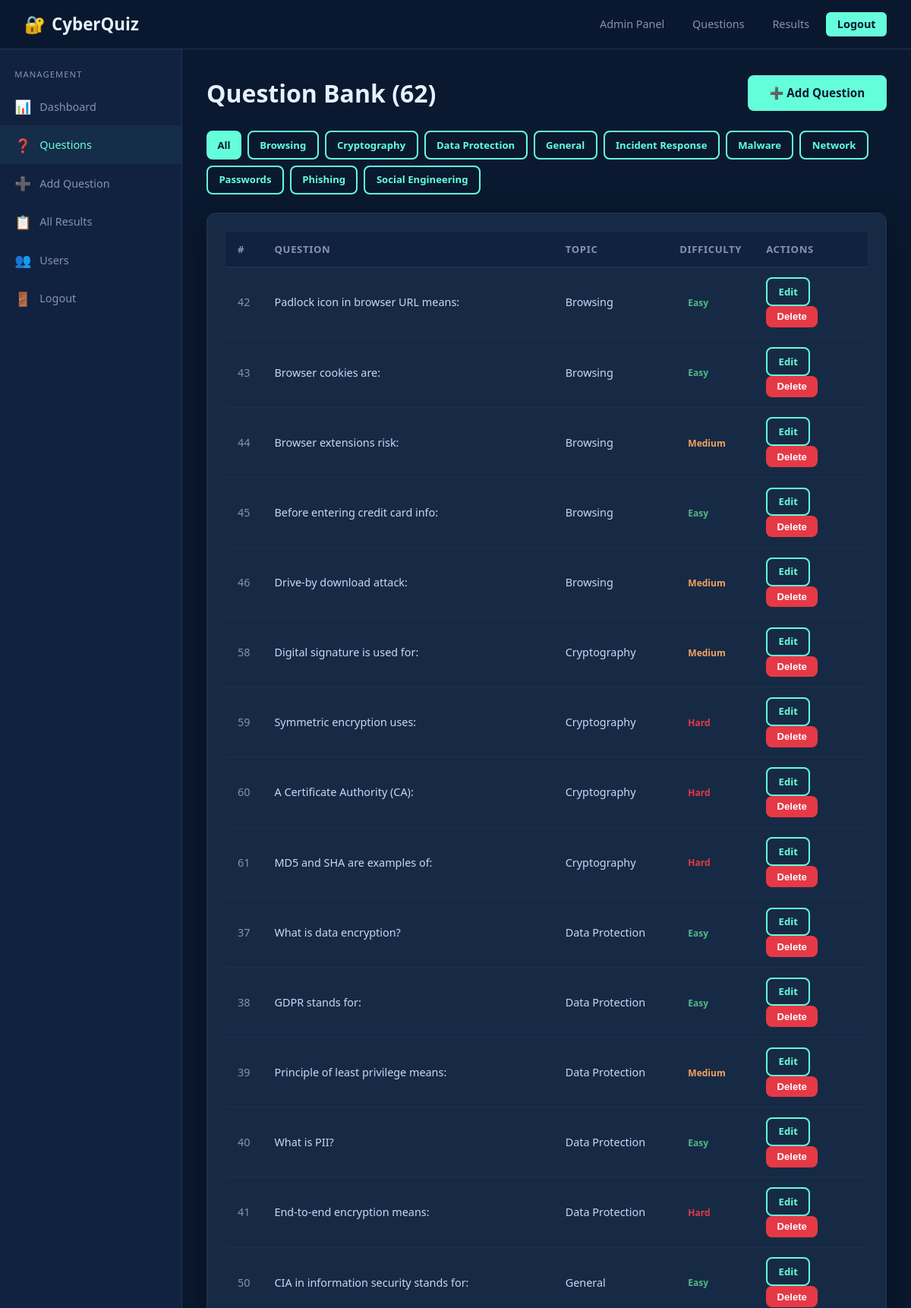
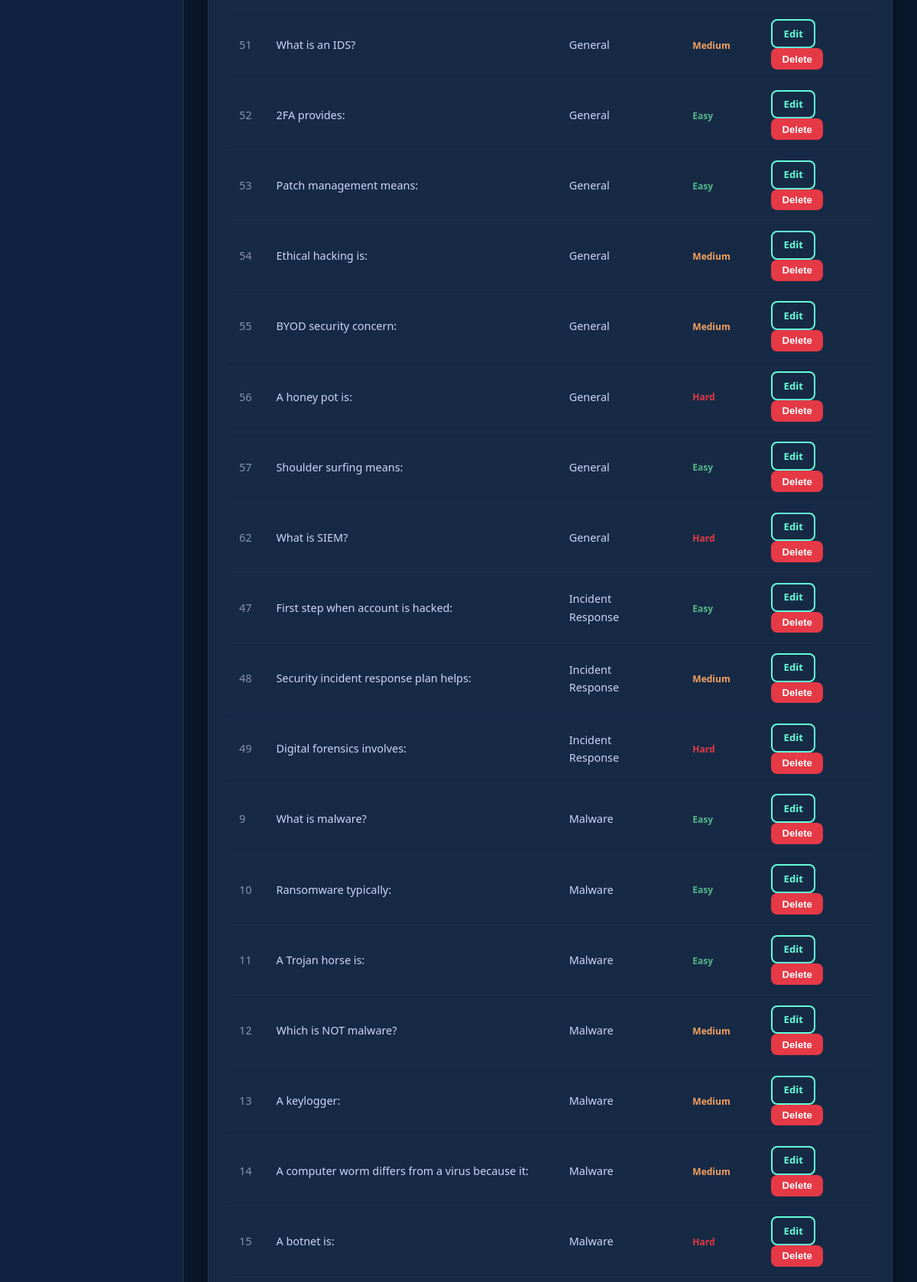
/admin/questions (signed in, upper part), run on the app's committed database (2 pictures, top to bottom).
### tables this page shows
CREATE TABLE questions (
            question_id INTEGER PRIMARY KEY AUTOINCREMENT,
            question_text TEXT NOT NULL,
            option1 TEXT NOT NULL, option2 TEXT NOT NULL,
            option3 TEXT NOT NULL, option4 TEXT NOT NULL,
            correct_option INTEGER NOT NULL,
            topic TEXT NOT NULL,
            difficulty TEXT DEFAULT 'medium',
            created_at TIMESTAMP DEFAULT CURRENT_TIMESTAMP
        );

### app.py (the view)
@app.route('/admin/questions')
@admin_required
def admin_questions():
    topic_filter = request.args.get('topic','all')
    conn = get_db()
    if topic_filter == 'all':
        qs = conn.execute("SELECT * FROM questions ORDER BY topic,question_id").fetchall()
    else:
        qs = conn.execute("SELECT * FROM questions WHERE topic=? ORDER BY question_id",(topic_filter,)).fetchall()
    topics = conn.execute("SELECT DISTINCT topic FROM questions ORDER BY topic").fetchall()
    conn.close()
    return render_template('admin_questions.html', questions=qs, topics=topics, current_topic=topic_filter)

### app.py (called while the page is built)
def get_db():
    conn = sqlite3.connect(DB_PATH)
    conn.row_factory = sqlite3.Row
    return conn

def admin_required(f):
    @wraps(f)
    def decorated(*args, **kwargs):
        if 'user_id' not in session or session.get('role') != 'admin':
            flash('Admin access required.','danger')
            return redirect(url_for('dashboard'))
        return f(*args, **kwargs)
    return decorated

### templates/admin_questions.html (shortened to what this page needs)
{% extends "base.html" %}
{% block content %}
<div class="admin-layout">
  <div class="sidebar">
    <div class="sidebar-section">
      <div class="sidebar-title">Management</div>
      <a href="{{ url_for('admin_dashboard') }}"><span class="icon">📊</span> Dashboard</a>
      <a href="{{ url_for('admin_questions') }}" class="active"><span class="icon">❓</span> Questions</a>
      <a href="{{ url_for('admin_add_question') }}"><span class="icon">➕</span> Add Question</a>
      <a href="{{ url_for('admin_results') }}"><span class="icon">📋</span> All Results</a>
      <a href="{{ url_for('admin_users') }}"><span class="icon">👥</span> Users</a>
      <a href="{{ url_for('logout') }}"><span class="icon">🚪</span> Logout</a>
    </div>
  </div>
  <div class="admin-content">
    <div style="display:flex;justify-content:space-between;align-items:center;margin-bottom:1.5rem">
      <h1 style="color:var(--white)">Question Bank ({{ questions|length }})</h1>
      <a href="{{ url_for('admin_add_question') }}" class="btn btn-primary">➕ Add Question</a>
    </div>
    <div style="display:flex;gap:0.5rem;flex-wrap:wrap;margin-bottom:1.5rem">
      <a href="{{ url_for('admin_questions') }}" class="btn {{ 'btn-primary' if current_topic=='all' else 'btn-outline' }} btn-sm">All</a>
      {% for t in topics %}
      <a href="{{ url_for('admin_questions', topic=t.topic) }}" class="btn {{ 'btn-primary' if current_topic==t.topic else 'btn-outline' }} btn-sm" style="text-transform:capitalize">{{ t.topic.replace('_',' ') }}</a>
      {% endfor %}
    </div>
    <div class="card">
      <div class="table-wrap">
        <table>
          <thead><tr><th>#</th><th>Question</th><th>Topic</th><th>Difficulty</th><th>Actions</th></tr></thead>
          <tbody>
            {% for q in questions %}
            <tr>
              <td style="color:var(--text-light)">{{ q.question_id }}</td>
              <td>{{ q.question_text[:70] }}{% if q.question_text|length > 70 %}...{% endif %}</td>
              <td style="text-transform:capitalize">{{ q.topic.replace('_',' ') }}</td>
              <td><span class="q-badge diff-{{ q.difficulty }}">{{ q.difficulty }}</span></td>
              <td>
                <a href="{{ url_for('admin_edit_question', qid=q.question_id) }}" class="btn btn-outline btn-sm">Edit</a>
                <form method="POST" action="{{ url_for('admin_delete_question', qid=q.question_id) }}" style="display:inline"
                      onsubmit="return confirm('Delete this question?')">
                  <button type="submit" class="btn btn-danger btn-sm">Delete</button>
                </form>
              </td>
            </tr>
            {% endfor %}
          </tbody>
        </table>
      </div>
    </div>
  </div>
</div>
{% endblock %}

### static/css/style.css (style rules this page uses)
:root { --primary: #0a192f; --secondary: #112240; --accent: #64ffda; --accent2: #00b4d8; --danger: #e63946; --warning: #f4a261; --success: #52b788; --text: #ccd6f6; --text-light: #8892b0; --white: #e6f1ff; --card-bg: #172a45; --border: #233554; --shadow: 0 10px 40px rgba(0,0,0,0.4); --radius: 12px; --font: 'Segoe UI', system-ui, sans-serif; }
* { margin: 0; padding: 0; box-sizing: border-box; }
body { font-family: var(--font); background: var(--primary); color: var(--text); min-height: 100vh; line-height: 1.6; }
.btn { display: inline-flex; align-items: center; gap: 0.4rem; padding: 0.7rem 1.8rem; border-radius: 8px; font-size: 0.95rem; font-weight: 600; cursor: pointer; border: none; text-decoration: none; transition: all 0.2s; }
.btn-primary { background: var(--accent); color: var(--primary); }
.btn-outline { background: transparent; color: var(--accent); border: 2px solid var(--accent); }
.btn-danger { background: var(--danger); color: white; }
.btn-sm { padding: 0.4rem 0.9rem; font-size: 0.82rem; }
.card { background: var(--card-bg); border: 1px solid var(--border); border-radius: var(--radius); padding: 1.5rem; box-shadow: var(--shadow); transition: transform 0.2s; }
.q-badge { font-size: 0.75rem; padding: 0.2rem 0.7rem; border-radius: 20px; font-weight: 600; text-transform: capitalize; }
.table-wrap { overflow-x: auto; }
table { width: 100%; border-collapse: collapse; }
th { background: var(--secondary); color: var(--text-light); font-size: 0.82rem; text-transform: uppercase; letter-spacing: 0.05em; padding: 0.8rem 1rem; text-align: left; border-bottom: 1px solid var(--border); }
td { padding: 0.8rem 1rem; border-bottom: 1px solid rgba(35,53,84,0.5); font-size: 0.9rem; color: var(--text); }
.admin-layout { display: flex; min-height: calc(100vh - 65px); }
.sidebar { width: 240px; background: var(--secondary); border-right: 1px solid var(--border); padding: 1.5rem 0; flex-shrink: 0; }
.sidebar-section { margin-bottom: 2rem; }
.sidebar-title { font-size: 0.7rem; letter-spacing: 0.1em; text-transform: uppercase; color: var(--text-light); padding: 0 1.2rem; margin-bottom: 0.5rem; }
.sidebar a { display: flex; align-items: center; gap: 0.7rem; padding: 0.7rem 1.2rem; color: var(--text-light); text-decoration: none; font-size: 0.9rem; transition: all 0.2s; }
.sidebar a:hover, .sidebar a.active { color: var(--accent); background: rgba(100,255,218,0.05); }
.sidebar a .icon { font-size: 1.1rem; }
.admin-content { flex: 1; padding: 2rem; overflow-y: auto; }
.diff-easy { color: var(--success); }
.diff-medium { color: var(--warning); }
.diff-hard { color: var(--danger); }

### data on the page
questions: question_id "42", question_text "Padlock icon in browser URL means:", topic.replace "Browsing", difficulty "Easy"
questions: question_id "43", question_text "Browser cookies are:", topic.replace "Browsing", difficulty "Easy"
questions: question_id "44", question_text "Browser extensions risk:", topic.replace "Browsing", difficulty "Medium"
questions: question_id "45", question_text "Before entering credit card info:", topic.replace "Browsing", difficulty "Easy"
questions: question_id "46", question_text "Drive-by download attack:", topic.replace "Browsing", difficulty "Medium"
questions: question_id "58", question_text "Digital signature is used for:", topic.replace "Cryptography", difficulty "Medium"
questions: question_id "59", question_text "Symmetric encryption uses:", topic.replace "Cryptography", difficulty "Hard"
questions: question_id "60", question_text "A Certificate Authority (CA):", topic.replace "Cryptography", difficulty "Hard"
questions: question_id "61", question_text "MD5 and SHA are examples of:", topic.replace "Cryptography", difficulty "Hard"
questions: question_id "37", question_text "What is data encryption?", topic.replace "Data Protection", difficulty "Easy"
questions: question_id "38", question_text "GDPR stands for:", topic.replace "Data Protection", difficulty "Easy"
questions: question_id "39", question_text "Principle of least privilege means:", topic.replace "Data Protection", difficulty "Medium"
questions: question_id "40", question_text "What is PII?", topic.replace "Data Protection", difficulty "Easy"
questions: question_id "41", question_text "End-to-end encryption means:", topic.replace "Data Protection", difficulty "Hard"
questions: question_id "50", question_text "CIA in information security stands for:", topic.replace "General", difficulty "Easy"
questions: question_id "51", question_text "What is an IDS?", topic.replace "General", difficulty "Medium"
questions: question_id "52", question_text "2FA provides:", topic.replace "General", difficulty "Easy"
questions: question_id "53", question_text "Patch management means:", topic.replace "General", difficulty "Easy"
questions: question_id "54", question_text "Ethical hacking is:", topic.replace "General", difficulty "Medium"
questions: question_id "55", question_text "BYOD security concern:", topic.replace "General", difficulty "Medium"
questions: question_id "56", question_text "A honey pot is:", topic.replace "General", difficulty "Hard"
questions: question_id "57", question_text "Shoulder surfing means:", topic.replace "General", difficulty "Easy"
questions: question_id "62", question_text "What is SIEM?", topic.replace "General", difficulty "Hard"
questions: question_id "47", question_text "First step when account is hacked:", topic.replace "Incident Response", difficulty "Easy"
questions: question_id "48", question_text "Security incident response plan helps:", topic.replace "Incident Response", difficulty "Medium"
questions: question_id "49", question_text "Digital forensics involves:", topic.replace "Incident Response", difficulty "Hard"
questions: question_id "9", question_text "What is malware?", topic.replace "Malware", difficulty "Easy"
questions: question_id "10", question_text "Ransomware typically:", topic.replace "Malware", difficulty "Easy"
questions: question_id "11", question_text "A Trojan horse is:", topic.replace "Malware", difficulty "Easy"
questions: question_id "12", question_text "Which is NOT malware?", topic.replace "Malware", difficulty "Medium"
questions: question_id "13", question_text "A keylogger:", topic.replace "Malware", difficulty "Medium"
questions: question_id "14", question_text "A computer worm differs from a virus because it:", topic.replace "Malware", difficulty "Medium"
questions: question_id "15", question_text "A botnet is:", topic.replace "Malware", difficulty "Hard"

### other printed values
{{ questions|length }} "62"
{{ t.topic.replace('_',' ') }} "Browsing" "Cryptography" "Data Protection" "General" "Incident Response" "Malware" "Network" "Passwords" "Phishing" "Social Engineering"
